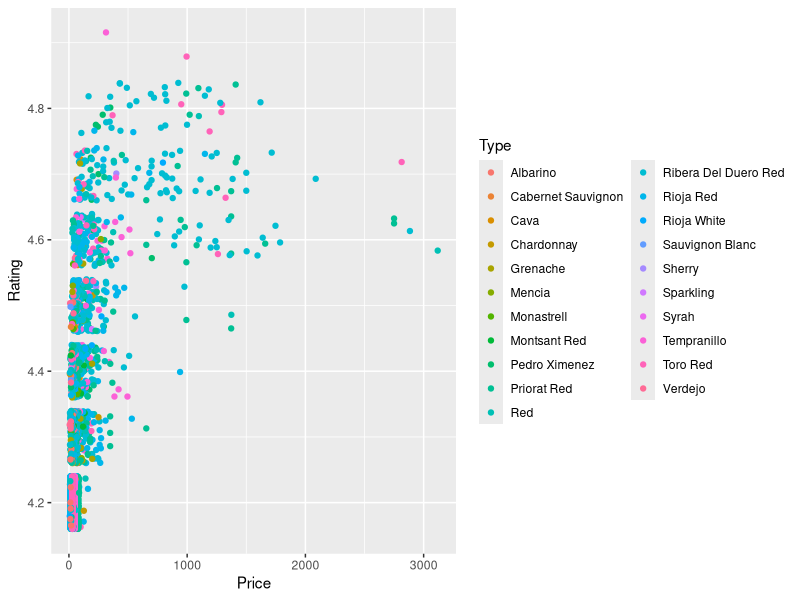
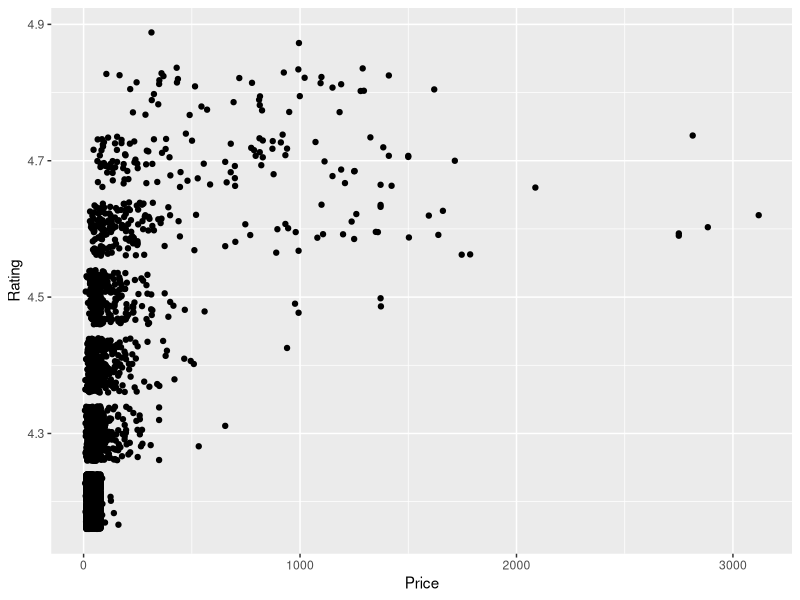
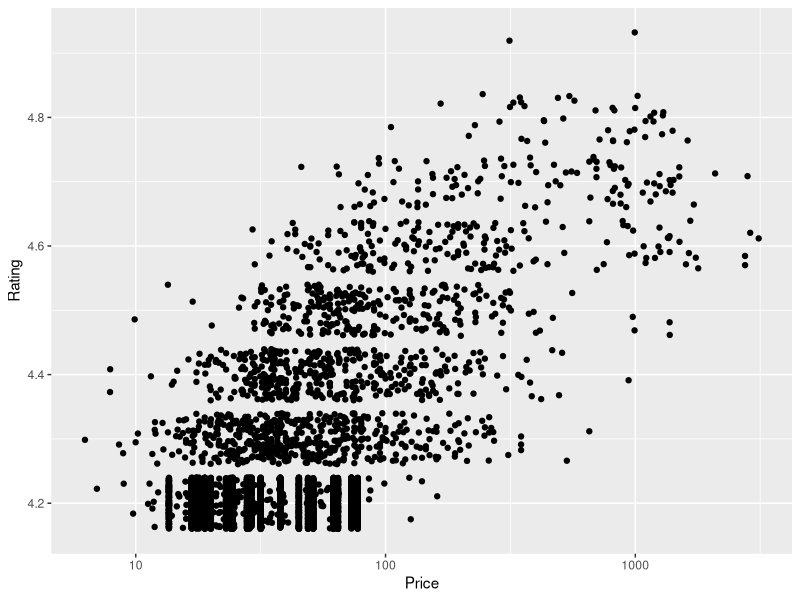
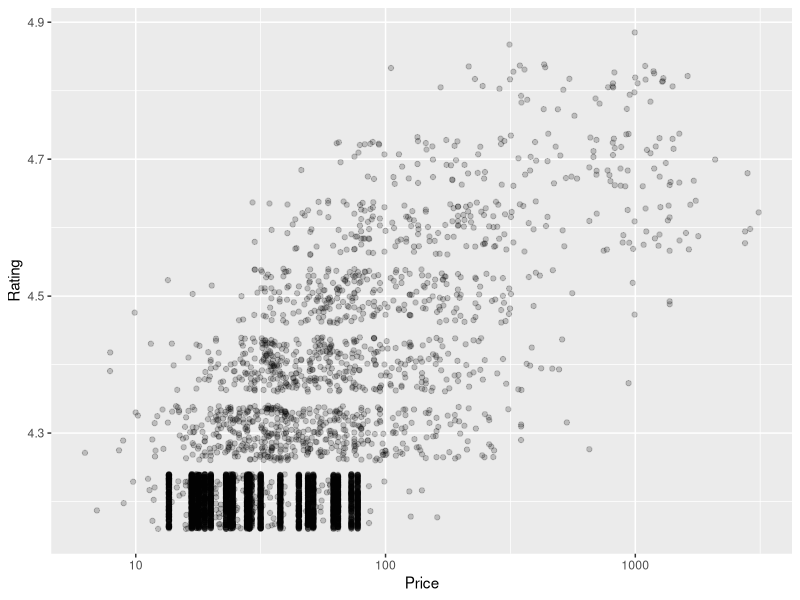
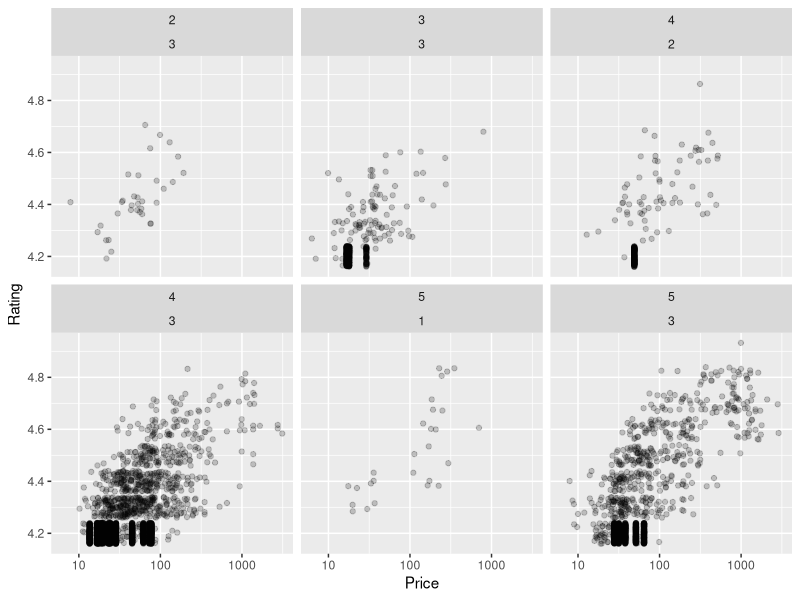
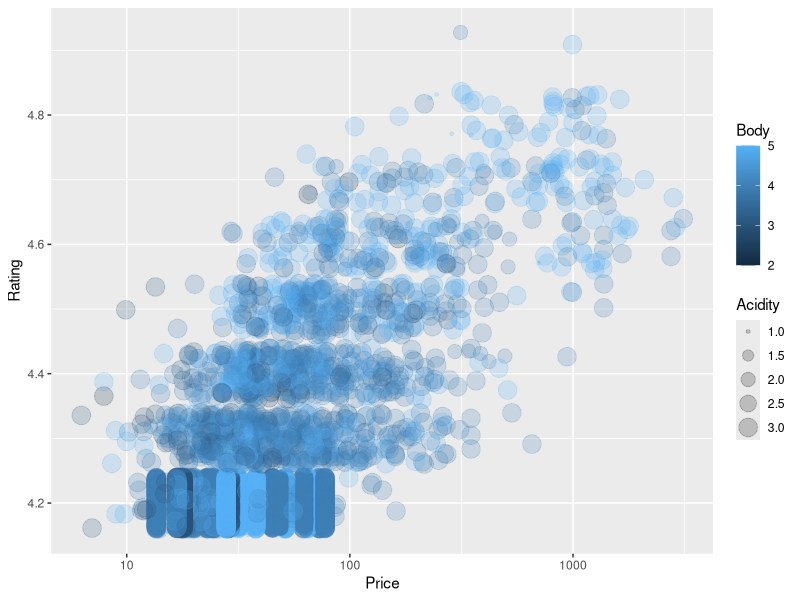
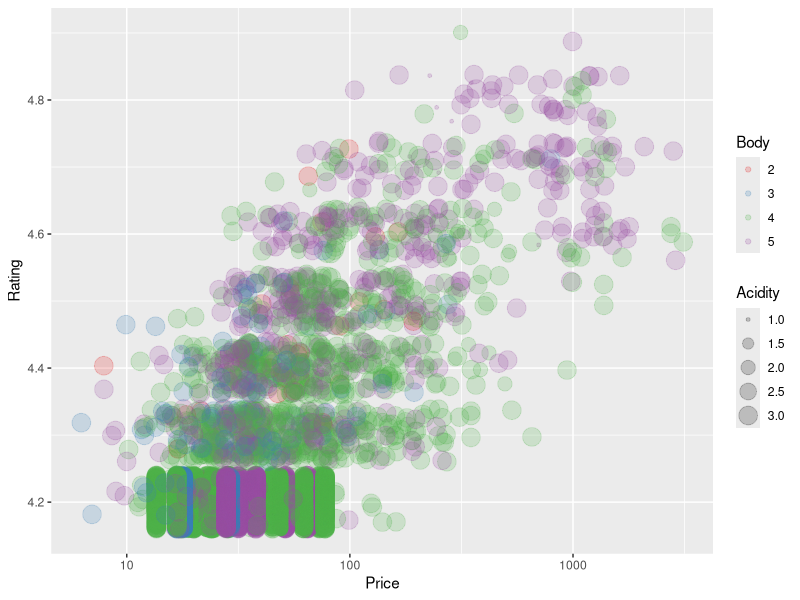
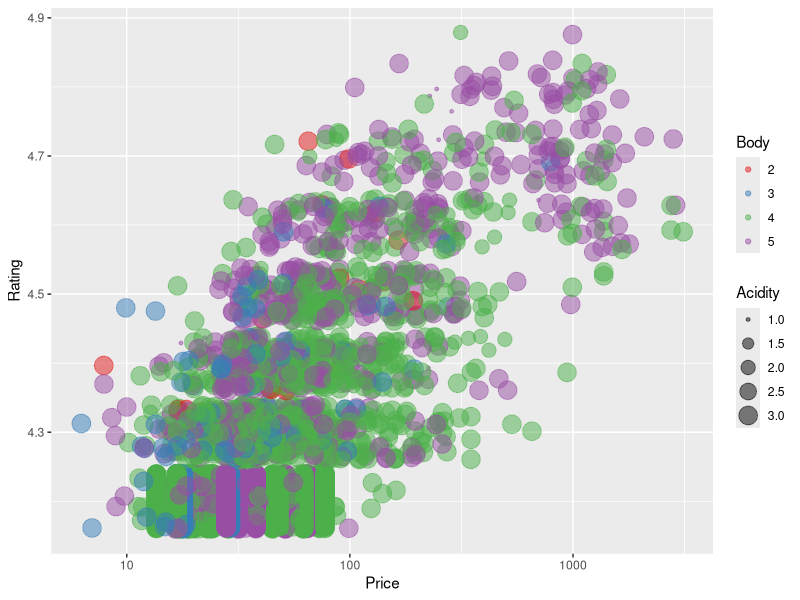

Generate these figures, in order, with R:
## ---- chunk 1
library(tidyverse)
library(readr)
vinhos <- read_delim("vinhos.csv", delim = ";", 
    escape_double = FALSE, trim_ws = TRUE)
View(vinhos)
## ---- chunk 2
p <- ggplot(data = vinhos, mapping = aes(x = Price, y = Rating, color = Type))
p + geom_jitter()

#Esse primeiro gráfico, fiz pra explorar as variáveis que mais me chamam a atenção, por serem uma manifestação em preço e nota da qualidade final do vinho. Coloquei preço no eixo x classificação no y. Também experimentei atribuir cor à variável tipode vinho, para observar as alterações nos eixos de acordo com os tipos. Com jitter, impeço que pontos de coordenadas iguais se sobreponham totalmente, para que eu tenha noção de densidade dos pontos.

p <- ggplot(data = vinhos, mapping = aes(x = Price, y = Rating))
p + geom_jitter()
#O gráfico anterior ficou de difícil visualização, porque a variável tipo de cvinho possui muitos valores que se confundem no aspecto cor. Por isso, resolvi retirar essa variável por enquanto.

p <- ggplot(data = vinhos, mapping = aes(x = Price, y = Rating))
p + geom_jitter() + scale_x_log10()
#É mais fácil visualizar principalmente por não ter a legenda ocupando espaço. Mas e incomoda a escala do eixo x, pois ficam muitos pontos sobrepostos no começo do eixo, e outros muito espaçados no final. Para ajeitar isso, inseri uma mudança para escala logarítmica de base 10.

p + geom_jitter(alpha = .2) + scale_x_log10()
#Adicionando o parâmetro alpha eu torno os pontos meio transparentes. Assim, a sobreposição de pontos é destacada, e posso ver onde há mais ocorrências.

p <- p + geom_jitter(alpha = .2) + scale_x_log10()

p + facet_wrap(Body ~ Acidity)

#Armazenei o gráfico que eu tinha produzido até então na variável p, e inseri um facetamento em relação à acidez e ao corpo do vinho. Não gostei de como os gráficos ficaram distribuídos, pois ficou difícil de indentificar qual diz o que. Mas, ao invés de continnuar manipulando o facet_wrap, pensei em relacionar essas variáveis a cor e forma, pois elas tem poucos valores, podendo se encaixar bem nesses parâmetros.

a <- ggplot(data = vinhos, mapping = aes(x = Price, y = Rating, color = Body, size = Acidity))
a + geom_jitter(alpha = .2) + scale_x_log10()
#Fiz essa relação e até ficou bom, mas como corpo é uma variável contíonua, o ggplot a relaciona a diversos tons da mesma cor. Para diferenciar melhor os valores, eu quero que cada um se relacione a uma cor diferente.
## ---- chunk 3
library(RColorBrewer)
myColors <- brewer.pal(4, "Set1")
names(myColors) <- levels(vinhos$Body)
colScale <- scale_colour_manual(name = "Body", values = myColors)
#Aqui eu importei uma biblioteca que me permite relacionar uma paleta de cores a uma variável.

vinhos <- vinhos %>%
  mutate_at(vars(Body), factor)
#Aqui eu tornei corpo uma variável não contínua para evitar confusão na visualização.


b <- ggplot(data = vinhos, mapping = aes(x = Price, y = Rating, color = Body, size = Acidity))
b + geom_jitter(alpha = .2) + scale_x_log10() + colScale

b <- ggplot(data = vinhos, mapping = aes(x = Price, y = Rating, color = Body, size = Acidity))
b + geom_jitter(alpha = .5) + scale_x_log10() + colScale
#Criei um gráfico adicionando colScale, e obtive um gráfico que cumpria o meu desejo em relação à variável corpo. Mas a transparência estava muito alta e diferenciava pouco as cores entre si. Por isso, refiz o fráfico aumantando um pouco o parâmetro alpha. Ficou bem legal. É possível perceber uma predominância de roxo no quadrante superior direito do gráfico. Na parte inferior esquerda, o verde e o azul dominam. O verde e o roxo se estendem por toda a nuvem de ocorrências, enquanto o azul se detém à parte inferior. O vermelho aparece poucas vezes, em geral no centro.


p + facet_grid(Body ~ Acidity)
#Achei o comando que organiza o facetamento do modo que eu desejava e o usei nas geoms de antes. Dá para perceber uma padrão na nuvem de ocorrências, aparentemente independente da relação com corpo e acidez.
## ---- chunk 4
vinhos <- vinhos %>%
  mutate_at(vars(Acidity), factor)
#Voltando ao gráfico com cores, preparei a variável acidez para caber no parâmetro forma e escolhi manualmente três formatos adequados aos seus valores.

c <- ggplot(data = vinhos, mapping = aes(x = Price, y = Rating, color = Body))
c + geom_jitter(alpha = .5, aes(shape = Acidity)) + scale_x_log10() + scale_shape_manual(values = c(0,1,2))

c <- ggplot(data = vinhos, mapping = aes(x = Price, y = Rating, color = Body))
c + geom_jitter(alpha = .5, aes(shape = Acidity, size = 3)) + scale_x_log10() + scale_shape_manual(values = c(15,16,17))
#Depois eu modifiquei as formas para destacar a cor de cada ponto.

## ---- chunk 5
head(vinhos)
#Aqui eu chamei minha base de dados para ver como ela ficou após minhas alterações usando pipe. Tá tranquila.
## ---- chunk 6
d <- ggplot(data = vinhos, mapping = aes(x = Year, y = Rating))
d + geom_jitter() + facet_wrap(~Type)

vinhos_albarino <- vinhos %>%
  filter(Type == "Albarino")
d <- ggplot(data = vinhos_albarino, mapping = aes(x = Year, y = Rating))
d + geom_jitter() + xlim(1900, 2025) + ylim(4,5) + labs(title = "Albarino")

vinhos_cabernet <- vinhos %>%
  filter(Type == "Cabernet Sauvignon")
d <- ggplot(data = vinhos_cabernet, mapping = aes(x = Year, y = Rating))
d + geom_jitter() + xlim(1900, 2025) + ylim(4,5) + labs(title = "Cabernet Sauvignon")

vinhos_cava <- vinhos %>%
  filter(Type == "Cava")
d <- ggplot(data = vinhos_cava, mapping = aes(x = Year, y = Rating))
d + geom_jitter() + xlim(1900, 2025) + ylim(4,5) + labs(title = "Cava")

vinhos_chardonnay <- vinhos %>%
  filter(Type == "Chardonnay")
d <- ggplot(data = vinhos_chardonnay, mapping = aes(x = Year, y = Rating))
d + geom_jitter() + xlim(1900, 2025) + ylim(4,5) + labs(title = "Chardonnay")

vinhos_grenache <- vinhos %>%
  filter(Type == "Grenache")
d <- ggplot(data = vinhos_grenache, mapping = aes(x = Year, y = Rating))
d + geom_jitter() + xlim(1900, 2025) + ylim(4,5) + labs(title = "Grenache")

vinhos_mencia <- vinhos %>%
  filter(Type == "Mencia")
d <- ggplot(data = vinhos_mencia, mapping = aes(x = Year, y = Rating))
d + geom_jitter() + xlim(1900, 2025) + ylim(4,5) + labs(title = "Mencia")

vinhos_monastrell <- vinhos %>%
  filter(Type == "Monastrell")
d <- ggplot(data = vinhos_monastrell, mapping = aes(x = Year, y = Rating))
d + geom_jitter() + xlim(1900, 2025) + ylim(4,5) + labs(title = "Monastrell")

vinhos_montsant <- vinhos %>%
  filter(Type == "Montsant Red")
d <- ggplot(data = vinhos_montsant, mapping = aes(x = Year, y = Rating))
d + geom_jitter() + xlim(1900, 2025) + ylim(4,5) + labs(title = "Montsant Red")

vinhos_pedro <- vinhos %>%
  filter(Type == "Pedro Ximenez")
d <- ggplot(data = vinhos_pedro, mapping = aes(x = Year, y = Rating))
d + geom_jitter() + xlim(1900, 2025) + ylim(4,5) + labs(title = "Pedro Ximenez")

vinhos_priorat <- vinhos %>%
  filter(Type == "Priorat Red")
d <- ggplot(data = vinhos_priorat, mapping = aes(x = Year, y = Rating))
d + geom_jitter() + xlim(1900, 2025) + ylim(4,5) + labs(title = "Priorat Red")

vinhos_red <- vinhos %>%
  filter(Type == "Red")
d <- ggplot(data = vinhos_red, mapping = aes(x = Year, y = Rating))
d + geom_jitter() + xlim(1900, 2025) + ylim(4,5) + labs(title = "Red")

vinhos_ribera <- vinhos %>%
  filter(Type == "Ribera Del Duero Red")
d <- ggplot(data = vinhos_ribera, mapping = aes(x = Year, y = Rating))
d + geom_jitter() + xlim(1900, 2025) + ylim(4,5) + labs(title = "Ribera Del Duero Red")

vinhos_rioja <- vinhos %>%
  filter(Type == "Rioja Red")
d <- ggplot(data = vinhos_rioja, mapping = aes(x = Year, y = Rating))
d + geom_jitter() + xlim(1900, 2025) + ylim(4,5) + labs(title = "Rioja Red")

vinhos_white <- vinhos %>%
  filter(Type == "Rioja White")
d <- ggplot(data = vinhos_white, mapping = aes(x = Year, y = Rating))
d + geom_jitter() + xlim(1900, 2025) + ylim(4,5) + labs(title = "Rioja White")

vinhos_sauvignon <- vinhos %>%
  filter(Type == "Sauvignon Blanc")
d <- ggplot(data = vinhos_sauvignon, mapping = aes(x = Year, y = Rating))
d + geom_jitter() + xlim(1900, 2025) + ylim(4,5) + labs(title = "Sauvignon Blanc")

vinhos_sherry <- vinhos %>%
  filter(Type == "Sherry")
d <- ggplot(data = vinhos_sherry, mapping = aes(x = Year, y = Rating))
d + geom_jitter() + xlim(1900, 2025) + ylim(4,5) + labs(title = "Sherry")

vinhos_sparkling <- vinhos %>%
  filter(Type == "Sparkling")
d <- ggplot(data = vinhos_sparkling, mapping = aes(x = Year, y = Rating))
d + geom_jitter() + xlim(1900, 2025) + ylim(4,5) + labs(title = "Sparkling")

vinhos_syrah <- vinhos %>%
  filter(Type == "Syrah")
d <- ggplot(data = vinhos_syrah, mapping = aes(x = Year, y = Rating))
d + geom_jitter() + xlim(1900, 2025) + ylim(4,5) + labs(title = "Syrah")

vinhos_tempranillo <- vinhos %>%
  filter(Type == "Tempranillo")
d <- ggplot(data = vinhos_tempranillo, mapping = aes(x = Year, y = Rating))
d + geom_jitter() + xlim(1900, 2025) + ylim(4,5) + labs(title = "Tempranillo")

vinhos_toro <- vinhos %>%
  filter(Type == "Toro Red")
d <- ggplot(data = vinhos_toro, mapping = aes(x = Year, y = Rating))
d + geom_jitter() + xlim(1900, 2025) + ylim(4,5) + labs(title = "Toro Red")

vinhos_verdejo <- vinhos %>%
  filter(Type == "Verdejo")
d <- ggplot(data = vinhos_verdejo, mapping = aes(x = Year, y = Rating))
d + geom_jitter() + xlim(1900, 2025) + ylim(4,5) + labs(title = "Verdejo")
